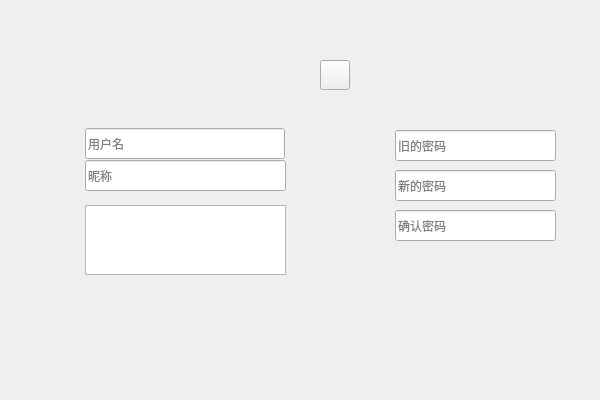
<?xml version="1.0" encoding="UTF-8"?>
<ui version="4.0">
 <class>UserInfoConfig</class>
 <widget class="QDialog" name="UserInfoConfig">
  <property name="geometry">
   <rect>
    <x>0</x>
    <y>0</y>
    <width>600</width>
    <height>400</height>
   </rect>
  </property>
  <property name="windowTitle">
   <string>Dialog</string>
  </property>
  <widget class="QWidget" name="widget" native="true">
   <property name="geometry">
    <rect>
     <x>0</x>
     <y>0</y>
     <width>600</width>
     <height>400</height>
    </rect>
   </property>
   <property name="styleSheet">
    <string notr="true">background-image: url(:/bg/userInfoConfig.png);</string>
   </property>
   <widget class="QLineEdit" name="userNameEdit">
    <property name="geometry">
     <rect>
      <x>85</x>
      <y>128</y>
      <width>200</width>
      <height>31</height>
     </rect>
    </property>
    <property name="styleSheet">
     <string notr="true">background-image: url(:/bg/content.png);
border-image: url(:/bg/content.png);</string>
    </property>
    <property name="readOnly">
     <bool>true</bool>
    </property>
    <property name="placeholderText">
     <string>用户名</string>
    </property>
   </widget>
   <widget class="QLineEdit" name="userNickNameEdit">
    <property name="geometry">
     <rect>
      <x>85</x>
      <y>160</y>
      <width>201</width>
      <height>31</height>
     </rect>
    </property>
    <property name="styleSheet">
     <string notr="true">background-image: url(:/bg/content.png);
border-image: url(:/bg/content.png);</string>
    </property>
    <property name="readOnly">
     <bool>false</bool>
    </property>
    <property name="placeholderText">
     <string>昵称</string>
    </property>
   </widget>
   <widget class="QTextEdit" name="userInfoEdit">
    <property name="geometry">
     <rect>
      <x>85</x>
      <y>205</y>
      <width>201</width>
      <height>70</height>
     </rect>
    </property>
    <property name="styleSheet">
     <string notr="true">background-image: url(:/bg/content.png);
border-image: url(:/bg/content.png);</string>
    </property>
   </widget>
   <widget class="QLineEdit" name="pswOldEdit">
    <property name="geometry">
     <rect>
      <x>395</x>
      <y>130</y>
      <width>161</width>
      <height>31</height>
     </rect>
    </property>
    <property name="styleSheet">
     <string notr="true">background-image: url(:/bg/content.png);
border-image: url(:/bg/content.png);</string>
    </property>
    <property name="echoMode">
     <enum>QLineEdit::Password</enum>
    </property>
    <property name="placeholderText">
     <string>旧的密码</string>
    </property>
   </widget>
   <widget class="QLineEdit" name="pswNew1Edit">
    <property name="geometry">
     <rect>
      <x>395</x>
      <y>170</y>
      <width>161</width>
      <height>31</height>
     </rect>
    </property>
    <property name="styleSheet">
     <string notr="true">background-image: url(:/bg/content.png);
border-image: url(:/bg/content.png);</string>
    </property>
    <property name="echoMode">
     <enum>QLineEdit::Password</enum>
    </property>
    <property name="placeholderText">
     <string>新的密码</string>
    </property>
   </widget>
   <widget class="QLineEdit" name="pswNew2Edit">
    <property name="geometry">
     <rect>
      <x>395</x>
      <y>210</y>
      <width>161</width>
      <height>31</height>
     </rect>
    </property>
    <property name="styleSheet">
     <string notr="true">background-image: url(:/bg/content.png);
border-image: url(:/bg/content.png);</string>
    </property>
    <property name="echoMode">
     <enum>QLineEdit::Password</enum>
    </property>
    <property name="placeholderText">
     <string>确认密码</string>
    </property>
   </widget>
   <widget class="QToolButton" name="CloseWinBtn">
    <property name="geometry">
     <rect>
      <x>320</x>
      <y>60</y>
      <width>30</width>
      <height>30</height>
     </rect>
    </property>
    <property name="font">
     <font>
      <pointsize>14</pointsize>
     </font>
    </property>
    <property name="cursor">
     <cursorShape>PointingHandCursor</cursorShape>
    </property>
    <property name="styleSheet">
     <string notr="true">background-image: url(:/bg/content.png);
border-image: url(:/bg/closeBtn.png);</string>
    </property>
    <property name="text">
     <string/>
    </property>
   </widget>
  </widget>
 </widget>
 <resources/>
 <connections/>
</ui>
